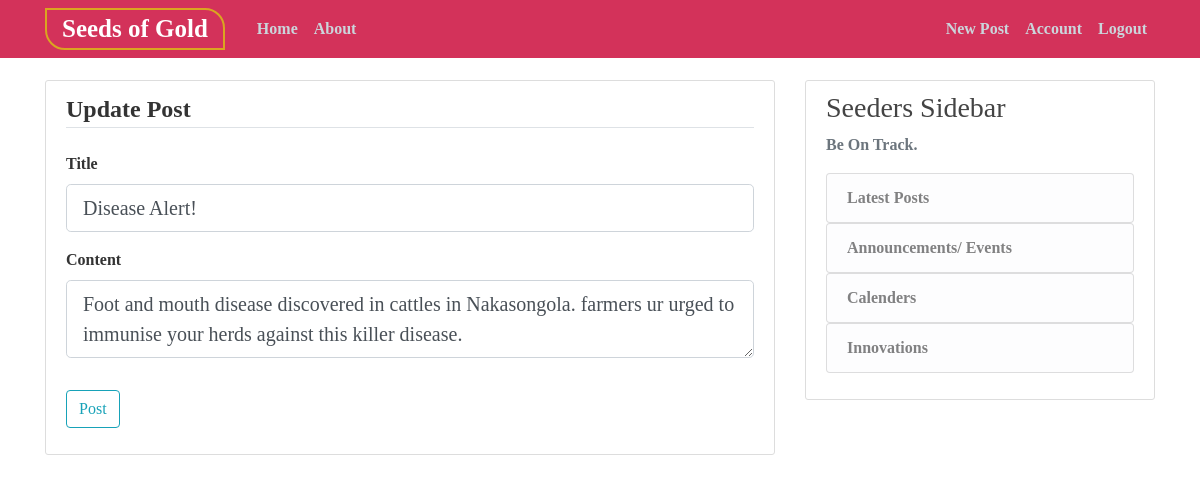
The page /post/10/update (signed in) on the database its author committed.
### flaskblog/models.py (models this page shows, shortened)
class Post(db.Model):
    id = db.Column(db.Integer, primary_key=True)
    title = db.Column(db.String(100), nullable=False)
    date_posted = db.Column(db.DateTime, nullable=False, default=datetime.utcnow)
    content = db.Column(db.Text, nullable=False)
    user_id = db.Column(db.Integer, db.ForeignKey('user.id'), nullable=False)

### flaskblog/posts/routes.py (the view)
@posts.route("/post/<int:post_id>/update", methods=['GET', 'POST'])
@login_required
def update_post(post_id):
    post = Post.query.get_or_404(post_id)
    if post.author != current_user:
        abort(403)
    form = PostForm()
    if form.validate_on_submit():
        post.title = form.title.data
        post.content = form.content.data
        db.session.commit()
        flash('Your post has been updated!', 'success')
        return redirect(url_for('posts.post', post_id=post.id))
    elif request.method == 'GET':
        form.title.data = post.title
        form.content.data = post.content
    return render_template('create_post.html', title='Update Post',
                           form=form, legend='Update Post')

### flaskblog/posts/forms.py
class PostForm(FlaskForm):
    title = StringField('Title', validators=[DataRequired()])
    content = TextAreaField('Content', validators=[DataRequired()])
    submit = SubmitField('Post')

### flaskblog/models.py (called while the page is built)
@login_manager.user_loader
def load_user(user_id):
    return User.query.get(int(user_id))

### flaskblog/templates/create_post.html (shortened to what this page needs)
{% extends "layout.html" %}
{% block content %}
<div class="content-section">
    <form method="POST" action="">
        <fieldset class="form-group">
            <legend class="border-bottom mb-4">{{ legend }}</legend>
            <div class="form-group">
                {{ form.title.label(class="form-control-label") }}
                {% if form.title.errors %}
                    {{ form.title(class="form-control form-control-lg is-invalid") }}
                    <div class="invalid-feedback">
                        {% for error in form.title.errors %}
                            <span>{{ error }}</span>
                        {% endfor %}
                    </div>
                {% else %}
                    {{ form.title(class="form-control form-control-lg") }}
                {% endif %}
            </div>
            <div class="form-group">
                {{ form.content.label(class="form-control-label") }}
                {% if form.content.errors %}
                    {{ form.content(class="form-control form-control-lg is-invalid") }}
                    <div class="invalid-feedback">
                        {% for error in form.content.errors %}
                            <span>{{ error }}</span>
                        {% endfor %}
                    </div>
                {% else %}
                    {{ form.content(class="form-control form-control-lg") }}
                {% endif %}
            </div>
        </fieldset>
        <div class="form-group">
            {{ form.submit(class="btn btn-outline-info") }}
        </div>
    </form>
</div>
{% endblock content %}

### flaskblog/static/main.css (style rules this page uses)
body { min-height: 100vh; background-image:url(7.jpg); background-repeat: no-repeat; background-position: center; background-size: cover; color: #333333; margin-top: 5rem; font-family:bell mt; }
.content-section { background: #ffffff; padding: 10px 20px; border: 1px solid #dddddd; border-radius: 3px; margin-bottom: 20px; font-weight: bold; }

### rows shown on the page
Post: title "Disease Alert!", content "Foot and mouth disease discovered in cattles in Nakasongola. farmers ur urged to immunise your herds against this killer disease."

### other values the page prints
{{ legend }} "Update Post"
